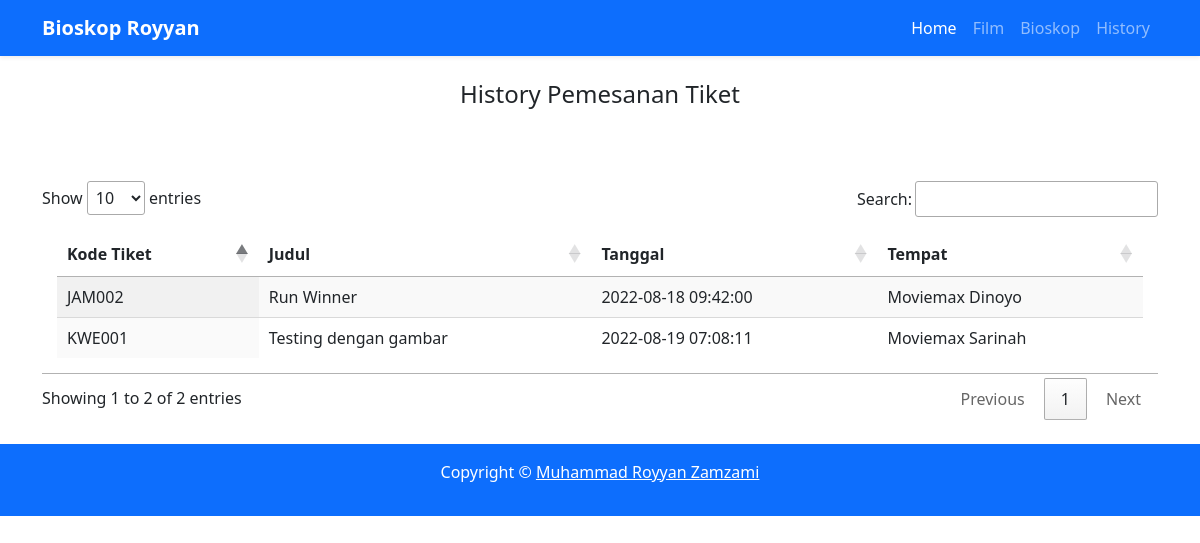
The app's page /history with its own data.
### tables this page shows
CREATE TABLE `pesan` (
  `id_pesan` int(11) NOT NULL,
  `jadwal` int(11) NOT NULL,
  `kd_pesan` varchar(255) NOT NULL,
  `judul` varchar(255) NOT NULL,
  `nama_bioskop` varchar(255) NOT NULL,
  `kursi` int(11) NOT NULL
);

CREATE TABLE `jadwal` (
  `id_jadwal` int(11) NOT NULL,
  `kd_jadwal` varchar(255) NOT NULL,
  `judul_film` int(11) NOT NULL,
  `bioskop` int(11) NOT NULL,
  `tgl_waktu_tayang` datetime NOT NULL,
  `jumlah_kursi` int(11) NOT NULL
);

### application/libraries/Template.php (called while the page is built)
<?php
class Template
{
    var $template_data = [];
    function set($name, $value)
    {
        $this->template_data[$name] = $value;
    }
    function load($template = '', $view = '', $view_data = [], $return = false)
    {
        $this->CI = &get_instance();
        $this->set('contents', $this->CI->load->view($view, $view_data, TRUE));
        return $this->CI->load->view($template, $this->template_data, $return);
    }
}

### application/controllers/History.php (called while the page is built, shortened)
<?php
class History extends CI_Controller
{
    public function index()
    {
        $get = $this->pesan->get()->result();
        $data = array(
            'title' => 'Home',
            'pesan' => $get
        );
        $this->template->load('template', 'history/data', $data);
    }
}

### index.php (called while the page is built, shortened)
<?php
require_once BASEPATH.'core/CodeIgniter.php';

### application/models/Pesan_m.php (called while the page is built, shortened)
<?php
class Pesan_m extends CI_Model
{
    public function get($where = null)
    {
        $this->db->select('*');
        $this->db->from('pesan');
        $this->db->join('jadwal', 'jadwal.id_jadwal = pesan.jadwal');
        $this->db->order_by('id_pesan', 'DESC');
        return $this->db->get();
    }
}

### application/views/history/data.php (the view, shortened to what this page needs)
<section>
    <div class="container">
        <div class="row mb-3">
            <div class="col-md-12">
                <h4 class="text-center">History Pemesanan Tiket</h4><br><br>
            </div>
        </div>
        <div class="row mb-3">
            <div class="col-md">
                <table id="example" class="display" style="width:100%">
                    <thead>
                        <tr>
                            <th>Kode Tiket</th>
                            <th>Judul</th>
                            <th>Tanggal</th>
                            <th>Tempat</th>
                        </tr>
                    </thead>
                    <tbody>
                        <?php
                        foreach ($pesan as $key => $data) {
                        ?>
                            <tr>
                                <td><?= $data->kd_pesan ?></td>
                                <td><?= $data->judul ?></td>
                                <td><?= $data->tgl_waktu_tayang ?></td>
                                <td><?= $data->nama_bioskop ?></td>
                            </tr>
                        <?php } ?>
                    </tbody>
                </table>
            </div>
        </div>
    </div>
</section>

### assets/style.css (style rules this page uses)
section { padding-top: 5rem; }
table { border-collapse: collapse; padding: 15px; }
tr { border-bottom: 1pt solid black; padding: 15px; }

### records on screen
pesan: kd_pesan "JAM002", judul "Run Winner", jadwal.tgl_waktu_tayang "2022-08-18 09:42:00", nama_bioskop "Moviemax Dinoyo"
pesan: kd_pesan "KWE001", judul "Testing dengan gambar", jadwal.tgl_waktu_tayang "2022-08-19 07:08:11", nama_bioskop "Moviemax Sarinah"
